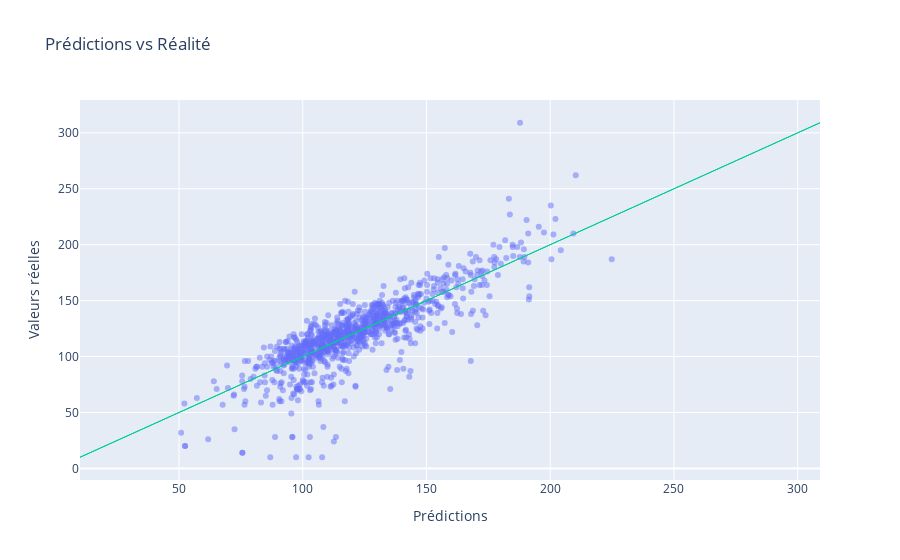

Here is the notebook cell this chart was saved with:
### Code cell
import plotly.graph_objects as go

# Votre code existant
result = pd.DataFrame()
result["real"] = Y_test.values
result["prediction"] = predictions_test
fig = px.scatter(result, y="real", x="prediction", opacity=0.5,
                 title="Prédictions vs Réalité")

# Ajouter une ligne
line = go.Scatter(x=result["real"], y=result["real"], mode='lines', name='Ligne de prédiction', line=dict(color='#00CC96', width=1))
fig.add_trace(line)
fig.update_layout(xaxis_title="Prédictions", yaxis_title="Valeurs réelles", showlegend=False)

fig.show()

### Figure 1 — Plotly figure (JSON) as saved in the notebook; plotly's stock layout.template omitted (floating-point values rounded to 4 significant figures; data arrays with more than 128 entries replaced by an {"elided": "..."} marker saying what was removed)
{"data": [{"hovertemplate": "prediction=%{x}<br>real=%{y}<extra></extra>", "legendgroup": "", "marker": {"color": "#636efa", "opacity": 0.5, "symbol": "circle"}, "mode": "markers", "name": "", "orientation": "v", "showlegend": false, "type": "scatter", "x": {"elided": "969 float values"}, "xaxis": "x", "y": {"elided": "969 int values"}, "yaxis": "y"}, {"line": {"color": "#00CC96", "width": 1}, "mode": "lines", "name": "Ligne de prédiction", "type": "scatter", "x": {"elided": "969 int values"}, "y": {"elided": "969 int values"}}], "layout": {"legend": {"tracegroupgap": 0}, "showlegend": false, "title": {"text": "Prédictions vs Réalité"}, "xaxis": {"anchor": "y", "domain": [0, 1], "title": {"text": "Prédictions"}}, "yaxis": {"anchor": "x", "domain": [0, 1], "title": {"text": "Valeurs réelles"}}}}
